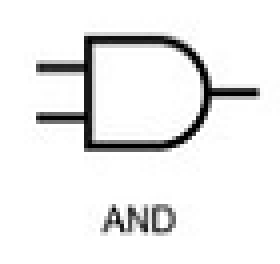
#> input picture Images/AND.png, 70 x 66 px (shown 4 times larger); its folder holds 6 pictures in this run
$ python -i main.py   (imports and definitions only)
#> lines starting #> are read from the running program, lines starting #| are printed output that depends on the picture
from tkinter import Tk, Label, PhotoImage, Frame, Entry, Button
from tkinter import ttk
from PIL import ImageTk, Image
from canvas import show_line
import tkinter as tk
import normal_gates as ng
import multilayer as ml


title_font = ('Comic Sans MS', 30)
my_font1 = ('Comic Sans MS', 13)
my_font2 = ('Comic Sans MS', 10)

selected = 0
gates_dict = {0: 'AND', 1: 'NAND', 2: 'OR', 3: 'NOR', 4: 'XOR', 5: 'XNOR'}

# For normal gates
W1 = 0.0
W2 = 0.0
THRESHOLD = 0.0
CALCULATED_VALUE = -1.0

# For XOR and XNOR gates
WEIGHTS_HIDDEN_ML = None
WEIGHTS_OUT_ML = None
THRESHOLDS_ML = None


# [72 lines left out: functions testing, start_learning, get_inputs, change_frame_colour, not called in this run]


def run():
    # Define main window
    root_window = Tk()
    root_window.title('Logic_Gates_NN')
    root_window.call('wm', 'iconphoto', root_window.w, PhotoImage(file='Images/icon.png'))
    root_window.resizable(False, False)

    # Instructions for GUI
    main_label = Label(bg='#d4dca9')

    title = Label(main_label, padx=185, pady=10, text='Logical Gates NN', fg='#595775', bg='#ebf2ea', font=title_font)
    title.pack(pady=(20, 0), padx=40)

    Label(main_label, text='Choose from these gates to learn', fg='#bf9d7a', font=my_font1, padx=211).pack()

    gates = Label(main_label, width=50, height=3, padx=20, pady=5, bg='#ebf2ea')
    # Images
    frames = list()
    for i in range(6):
        frame = Frame(gates, width=12, height=8, bg='black', cursor='hand2')
        frame.grid(column=i, row=0, padx=5, pady=4)
        frames.append(frame)

    frames[0].config(bd=4, bg='#0abda0')
    and_img = Image.open('Images/AND.png').resize((100, 100))
    and_img = ImageTk.PhotoImage(and_img)
    and_label = Label(frames[0], image=and_img)
    and_label.bind('<Button>', lambda _: change_frame_colour(frames, index=0))
    and_label.pack()

    nand_img = Image.open('Images/NAND.png').resize((100, 100))
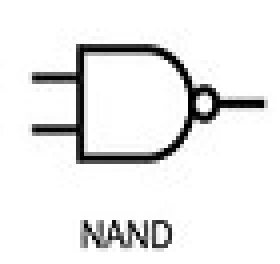
#> input picture Images/NAND.png, 70 x 66 px (shown 4 times larger)
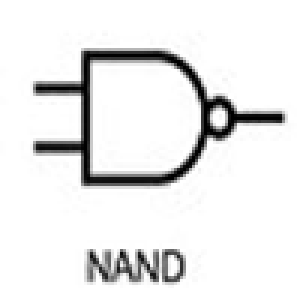
#> nand_img: PIL image 100x100 RGB (shown 3 times larger); min 0, max 255, mean 233.9
    nand_img = ImageTk.PhotoImage(nand_img)
    nand_label = Label(frames[1], image=nand_img)
    nand_label.bind('<Button>', lambda _: change_frame_colour(frames, index=1))
    nand_label.pack()

    or_img = Image.open('Images/OR.png').resize((100, 100))
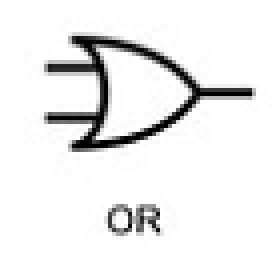
#> input picture Images/OR.png, 70 x 66 px (shown 4 times larger)
    or_img = ImageTk.PhotoImage(or_img)
    or_label = Label(frames[2], image=or_img)
    or_label.bind('<Button>', lambda _: change_frame_colour(frames, index=2))
    or_label.pack()

    nor_img = Image.open('Images/NOR.png').resize((100, 100))
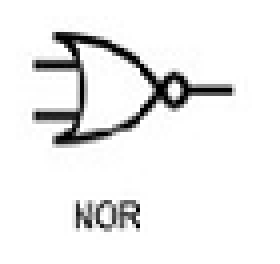
#> input picture Images/NOR.png, 70 x 66 px (shown 4 times larger)
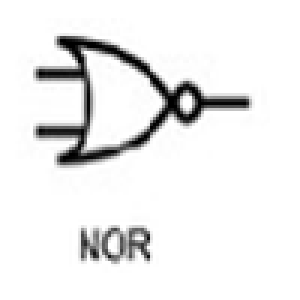
#> nor_img: PIL image 100x100 RGB (shown 3 times larger); min 0, max 255, mean 236.8
    nor_img = ImageTk.PhotoImage(nor_img)
    nor_label = Label(frames[3], image=nor_img)
    nor_label.bind('<Button>', lambda _: change_frame_colour(frames, index=3))
    nor_label.pack()

    xor_img = Image.open('Images/XOR.png').resize((100, 100))
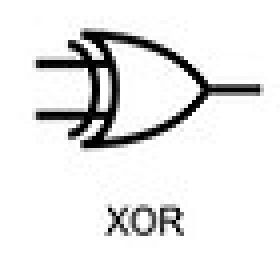
#> input picture Images/XOR.png, 70 x 66 px (shown 4 times larger)
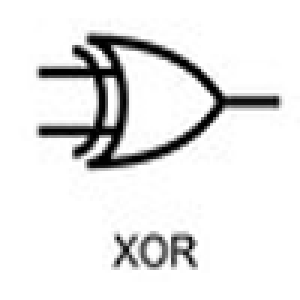
#> xor_img: PIL image 100x100 RGB (shown 3 times larger); min 0, max 255, mean 231.1
    xor_img = ImageTk.PhotoImage(xor_img)
    xor_label = Label(frames[4], image=xor_img)
    xor_label.bind('<Button>', lambda _: change_frame_colour(frames, index=4))
    xor_label.pack()

#> (the run stopped early here; a loop or call above may not have finished)
